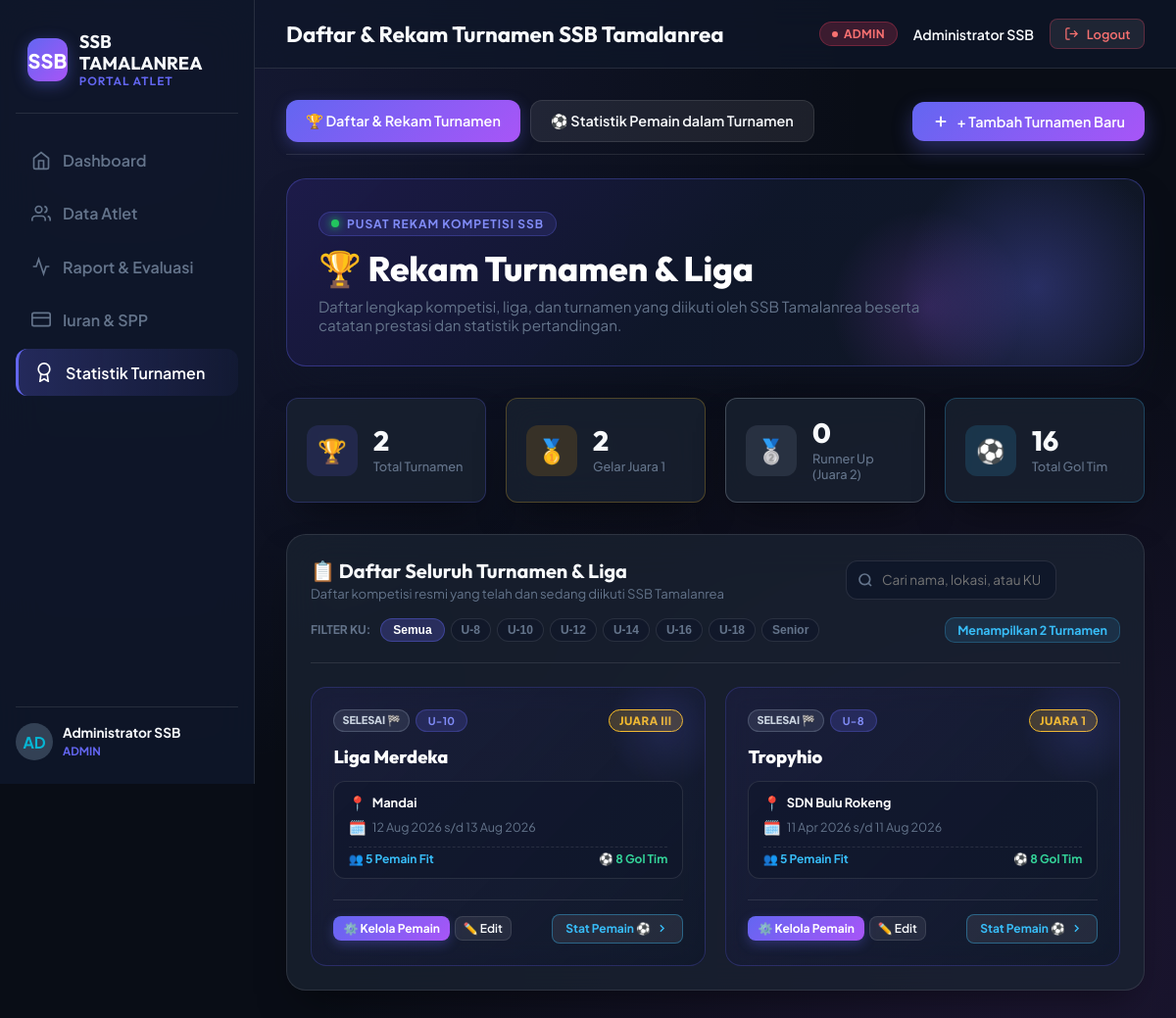
The page /ssb-tamalanrea21/turnamen/index.php (signed in) on the database its author committed.
### tables this page shows
CREATE TABLE `turnamen` (
  `id` int(11) NOT NULL AUTO_INCREMENT,
  `nama_turnamen` varchar(100) NOT NULL,
  `kelompok_usia` varchar(20) DEFAULT 'Semua KU',
  `tanggal_mulai` date DEFAULT NULL,
  `tanggal_selesai` date DEFAULT NULL,
  `lokasi` varchar(100) DEFAULT NULL,
  `pencapaian` varchar(100) DEFAULT '-',
  PRIMARY KEY (`id`)
);

### ssb-tamalanrea21/turnamen/index.php (the view, shortened to what the rows shown need)
<?php
require_once __DIR__ . '/../config/auth.php';
$pdo = getPdo();
$tournaments = $pdo->query("
    SELECT t.*,
           COUNT(DISTINCT s.atlet_id) as total_pemain_tercatat,
           COALESCE(SUM(s.gol), 0) as total_gol_turnamen,
           COUNT(DISTINCT s.id) as total_laga
    FROM turnamen t
    LEFT JOIN statistik_pertandingan s ON t.id = s.turnamen_id
    GROUP BY t.id
    ORDER BY t.tanggal_mulai DESC, t.id DESC
")->fetchAll();
include_once __DIR__ . '/../includes/header.php';
?>
<div class="card" style="background: linear-gradient(135deg, rgba(30, 27, 75, 0.95) 0%, rgba(15, 23, 42, 0.98) 50%, rgba(17, 24, 39, 0.95) 100%); border: 1px solid rgba(99, 102, 241, 0.35); border-radius: 20px; box-shadow: 0 20px 40px -15px rgba(15, 23, 42, 0.7); margin-bottom: 2rem; position: relative; overflow: hidden; padding: 2rem;">
    <div style="display: flex; justify-content: space-between; align-items: center; flex-wrap: wrap; gap: 1.5rem; position: relative; z-index: 2;">
        <div>
            <h1 style="font-family: 'Outfit', sans-serif; font-size: 2.2rem; font-weight: 800; color: #fff; line-height: 1.2; margin-bottom: 0.5rem;">
                🏆 Rekam Turnamen & Liga
            </h1>
        </div>
    </div>
</div>
<div class="card" style="padding: 1.5rem;">
    <div style="border-bottom: 1px solid var(--border-glass); padding-bottom: 1.25rem; margin-bottom: 1.5rem;">
        <div style="display: flex; justify-content: space-between; align-items: center; flex-wrap: wrap; gap: 1rem; margin-bottom: 1rem;">
            <div>
                <h2 class="card-title" style="font-size: 1.25rem; display: flex; align-items: center; gap: 8px;">
                    📋 Daftar Seluruh Turnamen & Liga
                </h2>
            </div>
        </div>
    </div>
    <div id="tourneyGrid" style="display: grid; grid-template-columns: repeat(auto-fill, minmax(330px, 1fr)); gap: 1.25rem;">
        <?php if (empty($tournaments)): ?>
            <div style="text-align: center; color: var(--text-muted); padding: 3rem; grid-column: 1 / -1; border: 1px dashed var(--border-glass); border-radius: 16px;">
                Belum ada data turnamen terdaftar.
            </div>
        <?php else: ?>
            <?php foreach ($tournaments as $t):
                $pencapaian = htmlspecialchars($t['pencapaian'] ?: 'Peserta');
                $kuTag = strtolower($t['kelompok_usia'] ?? 'semua ku');
                $badgeStyle = "background:rgba(99,102,241,0.15); border:1px solid rgba(99,102,241,0.3); color:#818cf8;";
                if (strripos($pencapaian, 'juara 1') !== false || strripos($pencapaian, 'juara i') !== false) {
                    $badgeStyle = "background:rgba(251,191,36,0.2); border:1px solid #fbbf24; color:#fbbf24;";
                } elseif (strripos($pencapaian, 'juara 2') !== false || strripos($pencapaian, 'runner') !== false) {
                    $badgeStyle = "background:rgba(203,213,225,0.2); border:1px solid #cbd5e1; color:#cbd5e1;";
                } elseif (strripos($pencapaian, 'juara 3') !== false || strripos($pencapaian, 'semifinal') !== false) {
                    $badgeStyle = "background:rgba(249,115,22,0.2); border:1px solid #f97316; color:#f97316;";
                }
                $today = date('Y-m-d');
                $tMulai = $t['tanggal_mulai'];
                $tSelesai = $t['tanggal_selesai'] ?: $t['tanggal_mulai'];
                if ($today < $tMulai) {
                    $statusLabel = "Akan Datang ⏳";
                    $statusStyle = "background:rgba(56,189,248,0.15); border:1px solid #38bdf8; color:#38bdf8;";
                } elseif ($today >= $tMulai && $today <= $tSelesai) {
                    $statusLabel = "Berlangsung 🟢";
                    $statusStyle = "background:rgba(34,197,94,0.2); border:1px solid #22c55e; color:#4ade80;";
                } else {
                    $statusLabel = "Selesai 🏁";
                    $statusStyle = "background:rgba(148,163,184,0.15); border:1px solid rgba(148,163,184,0.3); color:#cbd5e1;";
                }
            ?>
                <div class="tournament-card tourney-item" data-ku="ku-<?= $kuTag ?>" style="padding: 1.4rem; border-radius: 16px; background: linear-gradient(135deg, rgba(30, 27, 75, 0.4) 0%, rgba(15, 23, 42, 0.7) 100%); border: 1px solid rgba(99, 102, 241, 0.25); display: flex; flex-direction: column; justify-content: space-between; transition: all 0.3s ease; position: relative; overflow: hidden;" onmouseover="this.style.borderColor='#818cf8'; this.style.transform='translateY(-3px)'; this.style.boxShadow='0 12px 30px rgba(0,0,0,0.5)';" onmouseout="this.style.borderColor='rgba(99, 102, 241, 0.25)'; this.style.transform='translateY(0)'; this.style.boxShadow='none';">
                    <div style="position: absolute; right: -20px; top: -20px; width: 120px; height: 120px; background: radial-gradient(circle, rgba(99, 102, 241, 0.15) 0%, transparent 70%); border-radius: 50%; pointer-events: none;"></div>
                    <div>
                        <div style="display: flex; justify-content: space-between; align-items: flex-start; gap: 8px; margin-bottom: 0.85rem; flex-wrap: wrap;">
                            <div style="display: flex; gap: 6px; flex-wrap: wrap;">
                                <span style="<?= $statusStyle ?> padding: 3px 8px; border-radius: 20px; font-size: 0.68rem; font-weight: 800; text-transform: uppercase;">
                                    <?= $statusLabel ?>
                                </span>
                                <span class="badge badge-primary" style="font-size: 0.68rem; font-weight: 700; border: 1px solid rgba(99,102,241,0.3);">
                                    <?= htmlspecialchars($t['kelompok_usia'] ?? 'Semua KU') ?>
                                </span>
                            </div>
                            <span style="<?= $badgeStyle ?> padding: 3px 10px; border-radius: 20px; font-size: 0.72rem; font-weight: 800; letter-spacing: 0.5px; text-transform: uppercase;">
                                <?= $pencapaian ?>
                            </span>
                        </div>
                        <h3 style="font-family: 'Outfit', sans-serif; font-size: 1.15rem; font-weight: 800; color: #fff; margin-bottom: 0.75rem; line-height: 1.3;">
                            <?= htmlspecialchars($t['nama_turnamen']) ?>
                        </h3>
                        <div style="background: rgba(15, 23, 42, 0.6); padding: 0.75rem 0.9rem; border-radius: 12px; border: 1px solid var(--border-glass); margin-bottom: 1.1rem; display: flex; flex-direction: column; gap: 6px;">
                            <div style="font-size: 0.8rem; color: #cbd5e1; display: flex; align-items: center; gap: 6px;">
                                <span style="font-size: 0.9rem;">📍</span> <strong style="color: #fff;"><?= htmlspecialchars($t['lokasi'] ?: 'Makassar') ?></strong>
                            </div>
                            <div style="font-size: 0.78rem; color: var(--text-muted); display: flex; align-items: center; gap: 6px;">
                                <span style="font-size: 0.9rem;">🗓️</span>
                                <?= date('d M Y', strtotime($t['tanggal_mulai'])) ?>
                                <?php if ($t['tanggal_selesai'] && $t['tanggal_selesai'] !== $t['tanggal_mulai']): ?>
                                    s/d <?= date('d M Y', strtotime($t['tanggal_selesai'])) ?>
                                <?php endif; ?>
                            </div>
                            <div style="display: flex; justify-content: space-between; align-items: center; margin-top: 4px; padding-top: 4px; border-top: 1px dashed rgba(255,255,255,0.1); font-size: 0.75rem; font-weight: 700;">
                                <span style="color: #38bdf8;">👥 <?= $t['total_pemain_tercatat'] ?> Pemain Fit</span>
                                <span style="color: #34d399;">⚽ <?= $t['total_gol_turnamen'] ?> Gol Tim</span>
                            </div>
                        </div>
                    </div>
                    <div style="border-top: 1px solid var(--border-glass); padding-top: 0.85rem; margin-top: 0.25rem; display: flex; justify-content: space-between; align-items: center; flex-wrap: wrap; gap: 8px;">
                        <?php if ($role === 'admin' || $role === 'pelatih'): ?>
                            <div style="display: flex; gap: 5px;">
                                <a href="kelola.php?id=<?= $t['id'] ?>" class="btn btn-primary btn-sm" style="font-size: 0.75rem; padding: 4px 10px; box-shadow: 0 4px 12px rgba(99, 102, 241, 0.3); font-weight: 700;">
                                    ⚙️ Kelola Pemain
                                </a>
                                <a href="edit.php?id=<?= $t['id'] ?>" class="btn btn-secondary btn-sm" style="font-size: 0.75rem; padding: 4px 8px;" title="Edit Data Turnamen">
                                    ✏️ Edit
                                </a>
                            </div>
                        <?php else: ?>
                            <div></div>
                        <?php endif; ?>
                        <a href="pemain.php?turnamen_id=<?= $t['id'] ?>" class="btn btn-secondary btn-sm" style="color: #38bdf8; border-color: rgba(56, 189, 248, 0.4); display: inline-flex; align-items: center; gap: 5px; font-size: 0.75rem; font-weight: 700;">
                            <span>Stat Pemain ⚽</span>
                            <svg width="13" height="13" viewBox="0 0 24 24" fill="none" stroke="currentColor" stroke-width="2.5"><polyline points="9 18 15 12 9 6"></polyline></svg>
                        </a>
                    </div>
                </div>
            <?php endforeach; ?>
        <?php endif; ?>
    </div>
</div>
<?php include_once __DIR__ . '/../includes/footer.php'; ?>

### rows shown on the page
turnamen: statusLabel "SELESAI 🏁", kelompok_usia "U-10", pencapaian "JUARA III", nama_turnamen "Liga Merdeka", lokasi "Mandai", tanggal_mulai "12 Aug 2026", tanggal_selesai "13 Aug 2026", total_pemain_tercatat "5", total_gol_turnamen "8"
turnamen: statusLabel "SELESAI 🏁", kelompok_usia "U-8", pencapaian "JUARA 1", nama_turnamen "Tropyhio", lokasi "SDN Bulu Rokeng", tanggal_mulai "11 Apr 2026", tanggal_selesai "11 Aug 2026", total_pemain_tercatat "5", total_gol_turnamen "8"

### other values the page prints
$userInitials "AD"
$user['nama_lengkap'] "Administrator SSB"
$user['role'] "ADMIN"
$pageTitle "Daftar & Rekam Turnamen SSB Tamalanrea"
$authUser['role'] "ADMIN"
$authUser['nama_lengkap'] "Administrator SSB"
$totalTournaments "2"
$totalJuara1 "2"
$totalJuara2 "0"
$totalGolKeseluruhan "16"
$kuOpt "U-8"
$kuOpt "U-10"
$kuOpt "U-12"
$kuOpt "U-14"
$kuOpt "U-16"
